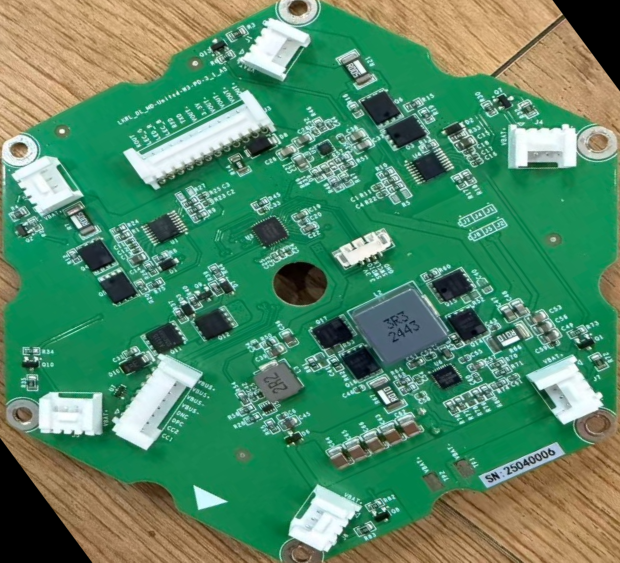
#> input picture web_presentation_v11/pcb_v3/registration/registered_b_front.png, 1240 x 1125 px (shown at 1/2 size)
$ python -i compare_v4.py   (imports and definitions only)
#> lines starting #> are read from the running program, lines starting #| are printed output that depends on the picture; after the words box and inside, x2 and y2 are one past the last pixel; in counts of white or black regions, pixels touching at a corner belong together
#> further down, picture is the input picture: shape (1125, 1240, 3); mean B, G, R 102.5, 136.5, 83
"""Photo-vs-render overlay validation for A2.2 / A3.

Scales the top-down render so its board matches the registered photo
width, aligns centres, alpha-blends, and draws both contours.

Run: .venv/bin/python scripts/compare_v4.py [--ren renders_v41] [--out validation_v41]
"""
import argparse
import sys
from pathlib import Path

import cv2
import numpy as np

HERE = Path(__file__).resolve().parents[1]
REG = HERE / "registration"


def green_mask(img):
    hsv = cv2.cvtColor(img, cv2.COLOR_BGR2HSV)
#> hsv: shape (1125, 1240, 3); mean H, S, V 62.8, 146, 144.5
    m = cv2.inRange(hsv, (30, 30, 15), (95, 255, 255))
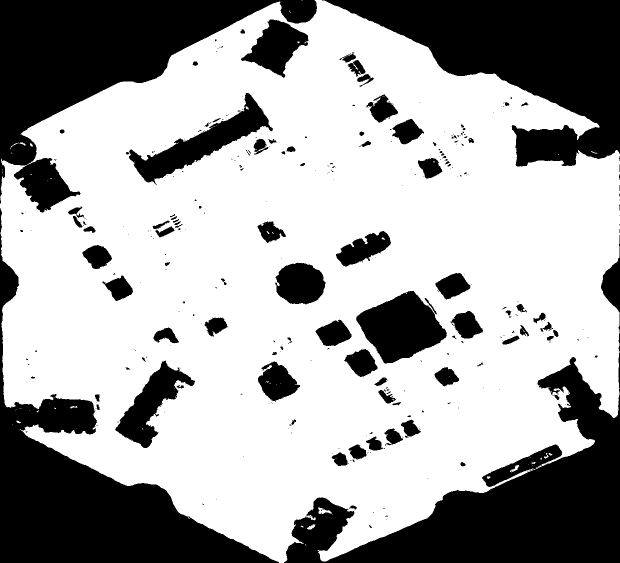
#> m: shape (1125, 1240) (shown at 1/2 size); 65.1% white; 331 black regions (233 under 20 px), largest, box (x1, y1, x2, y2) and area: (568, 665, 1240, 1125) 104021, (0, 0, 634, 425) 95860, (0, 416, 558, 1125) 94625
    m = cv2.morphologyEx(m, cv2.MORPH_CLOSE, np.ones((7, 7), np.uint8))
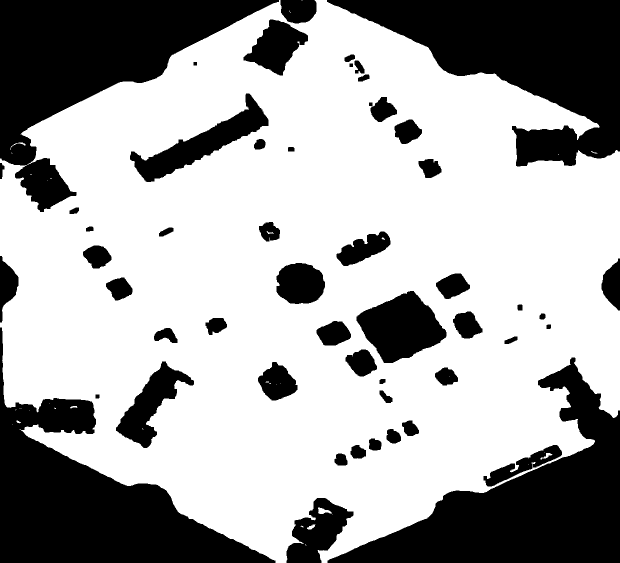
#> m: shape (1125, 1240) (shown at 1/2 size); 65.8% white; 53 black regions
    cnts, _ = cv2.findContours(m, cv2.RETR_EXTERNAL, cv2.CHAIN_APPROX_SIMPLE)
#> cnts = 22 contours, 17 with area under 20; largest, box (x1, y1, x2, y2) and area: (0, 0, 1240, 1125) 1013678, (636, 1015, 664, 1028) 173, (614, 1049, 631, 1059) 74, (20, 285, 51, 300) 34, (140, 812, 155, 817) 28
    return m, max(cnts, key=cv2.contourArea)


# [61 lines left out: functions compare, main, not called in this run]


# [2 lines not run here, left out]

>>> import cv2
>>> picture = cv2.imread('../registration/registered_b_front.png')
>>> result = green_mask(picture)

$ run again, on web_presentation_v11/pcb_v3/registration/overlay_b_back.png
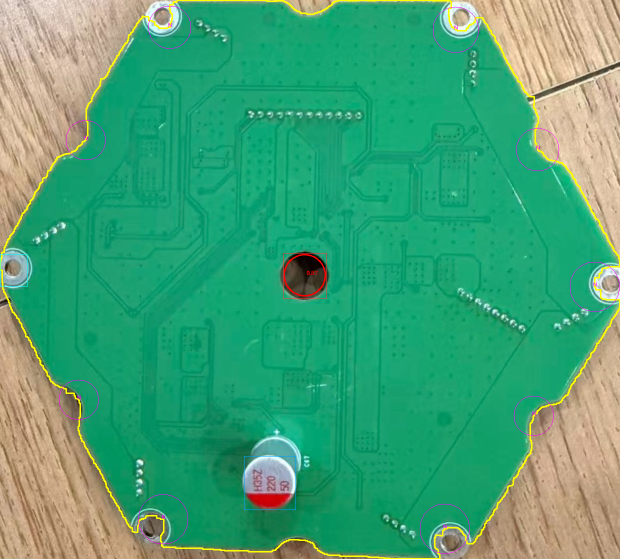
#> input picture web_presentation_v11/pcb_v3/registration/overlay_b_back.png, 1240 x 1118 px (shown at 1/2 size)
#> picture is the input picture: shape (1118, 1240, 3); mean B, G, R 117.5, 161.4, 70.4
#> hsv: shape (1118, 1240, 3); mean H, S, V 63.4, 180.4, 169
#> in green_mask, `m = cv2.inRange(hsv, (30, 30, 15), (95, 255, 255))`:
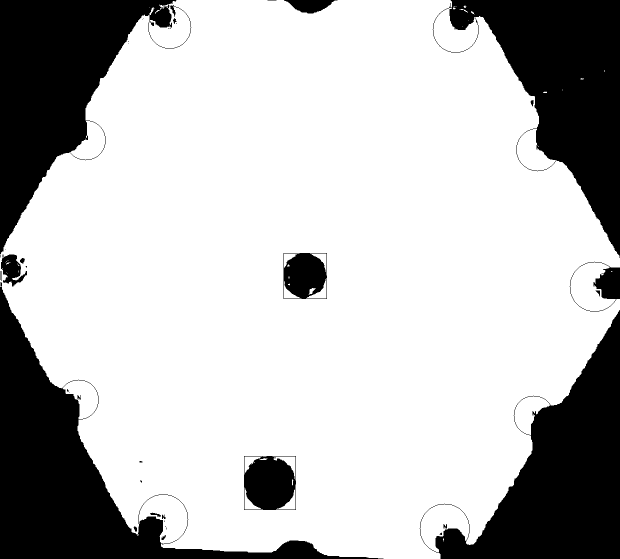
#> m: shape (1118, 1240) (shown at 1/2 size); 74.2% white; 40 black regions (18 under 20 px), largest, box (x1, y1, x2, y2) and area: (0, 574, 767, 1118) 92021, (839, 620, 1240, 1118) 82976, (865, 0, 1240, 516) 80756
#> in green_mask, `m = cv2.morphologyEx(m, cv2.MORPH_CLOSE, np.ones((7, 7), np.uint8))`:
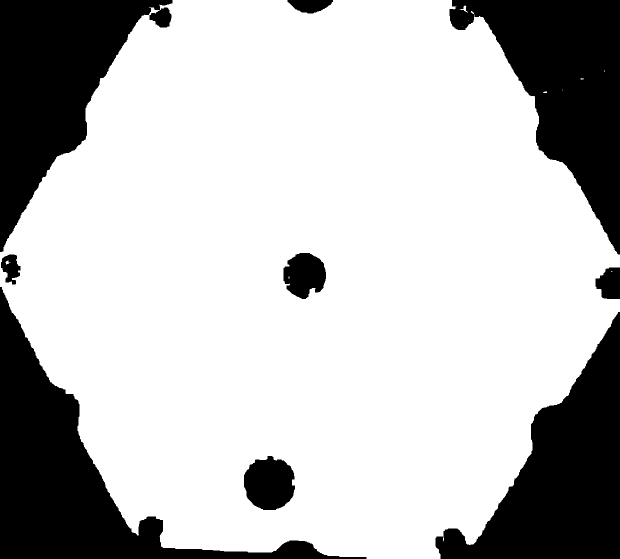
#> m: shape (1118, 1240) (shown at 1/2 size); 74.5% white; 9 black regions
#> cnts = 11 contours, 9 with area under 20; largest, box (x1, y1, x2, y2) and area: (0, 0, 1240, 1118) 1047098, (919, 11, 936, 26) 47

$ run again, on web_presentation_v11/pcb_v3/registration/registered_a_back.png
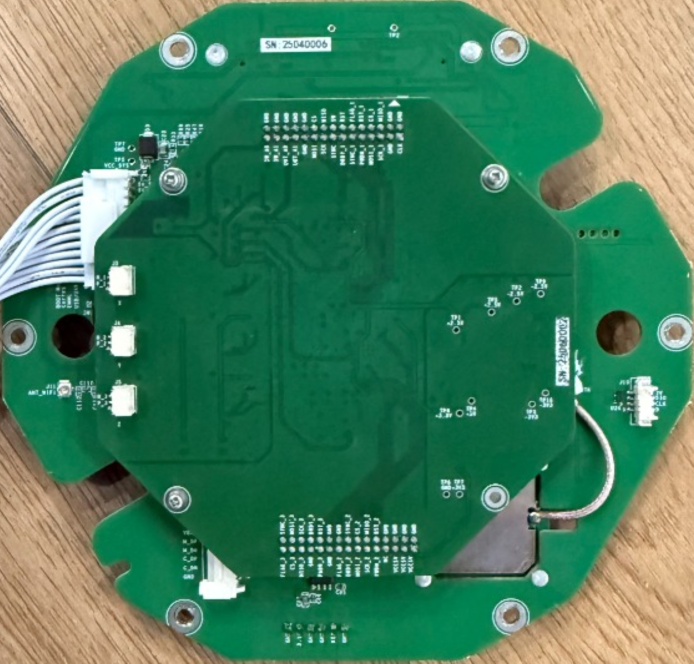
#> input picture web_presentation_v11/pcb_v3/registration/registered_a_back.png, 2080 x 1990 px (shown at 1/3 size)
#> picture is the input picture: shape (1990, 2080, 3); mean B, G, R 94.2, 127.7, 69.6
#> hsv: shape (1990, 2080, 3); mean H, S, V 64.3, 172, 134.9
#> in green_mask, `m = cv2.inRange(hsv, (30, 30, 15), (95, 255, 255))`:
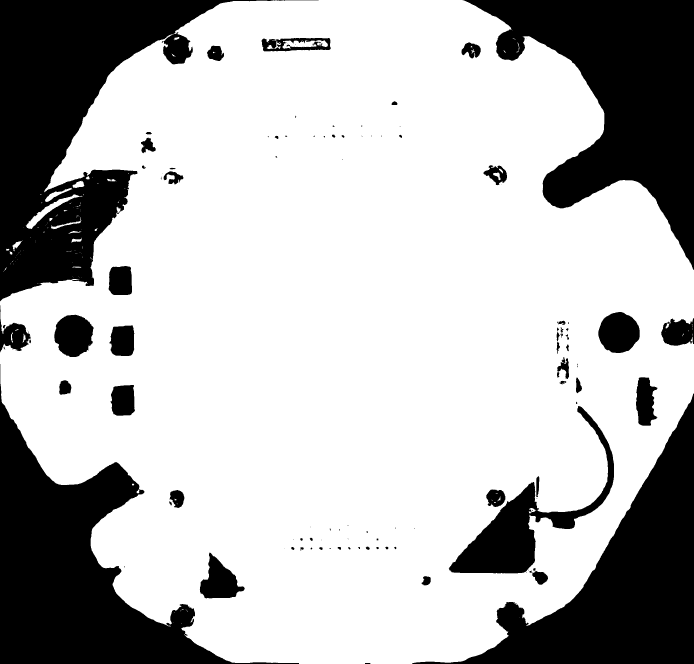
#> m: shape (1990, 2080) (shown at 1/3 size); 72.3% white; 126 black regions (56 under 20 px), largest, box (x1, y1, x2, y2) and area: (0, 0, 956, 904) 291999, (1388, 0, 2080, 809) 250034, (0, 1092, 897, 1990) 245867
#> in green_mask, `m = cv2.morphologyEx(m, cv2.MORPH_CLOSE, np.ones((7, 7), np.uint8))`:
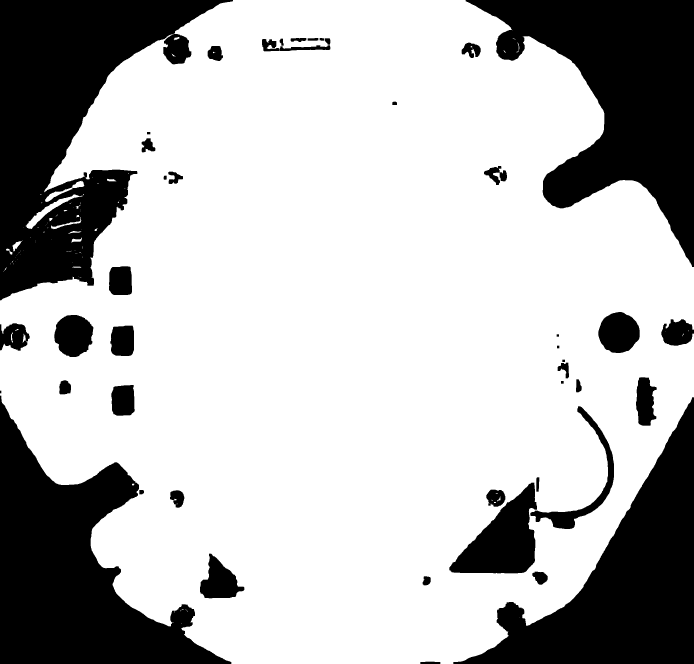
#> m: shape (1990, 2080) (shown at 1/3 size); 72.5% white; 45 black regions
#> cnts = 90 contours, 72 with area under 20; largest, box (x1, y1, x2, y2) and area: (0, 0, 2080, 1990) 3123818, (77, 583, 248, 687) 2635, (135, 542, 253, 606) 1240, (153, 652, 244, 688) 418, (37, 722, 67, 754) 318
